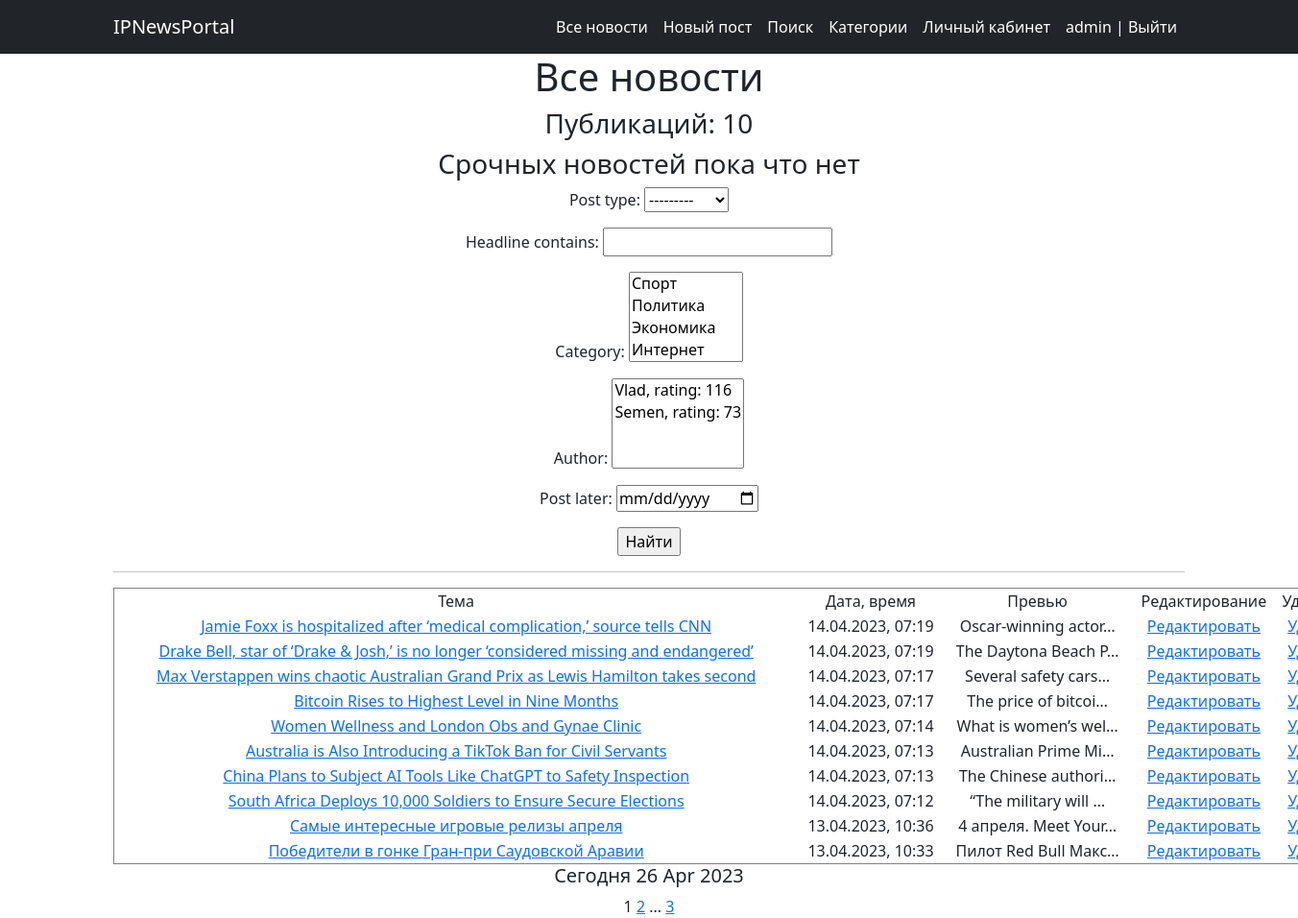
Page /news/ (signed in) on the committed database.
### PortalApp/models.py (models this page shows, shortened)
class Post(models.Model):
    author = models.ForeignKey('Author', on_delete=models.CASCADE)
    post_type = models.CharField(max_length=4, choices=PostType, default=news)
    date_time = models.DateTimeField(auto_now_add=True)
    category = models.ManyToManyField('Category', through='PostCategory')
    headline = models.CharField(max_length=255)
    text = models.TextField()
    rating = models.IntegerField(default=0)

### PortalApp/views.py (the view)
# urls.py: path('', AllNews.as_view(), name='all_posts'),
class AllNews(ListView):
    model = Post
    ordering = '-date_time'
    template_name = 'allnews.html'
    context_object_name = 'all_news'    #обращение
    paginate_by = 10
    def get_queryset(self):
        queryset = super().get_queryset()
        self.filterset = PostFilter(self.request.GET, queryset)
        return self.filterset.qs
    def get_context_data(self, **kwargs):
        context = super().get_context_data(**kwargs)
        context['time_now'] = datetime.utcnow()
        context['breaking_news'] = None
        context['filterset'] = self.filterset
        return context

### PortalApp/models.py (called while the page is built)
    def __str__(self):
        return f'{self.user}, rating: {self.rating}'

    def __str__(self):
        return self.category_name

### PortalApp/templatetags/custom_filters.py (called while the page is built)
@register.filter()
def censor(value):
    if not isinstance(value,str):
        raise ValueError('Тип должен быть строковый')
    bad_words = ['редиска', 'дурак']
    words = value.split()
    for i in range(len(words)):
        word = words[i]
        if word.lower() in bad_words:
            words[i] =words[i][0] + '*' * len(word)
    censored_value = ' '.join(words)
    return censored_value

### PortalApp/templatetags/custom_tags.py (called while the page is built)
@register.simple_tag()
def current_time(format_string='%b %d %Y'):
    return datetime.utcnow().strftime(format_string)

@register.simple_tag(takes_context=True)
def url_replace(context, **kwargs):
    d = context['request'].GET.copy()
    for k, v in kwargs.items():
        d[k] = v
    return d.urlencode()

### templates/allnews.html (shortened to what this page needs)
{% extends 'flatpages/default.html' %}
{% load custom_filters %}
{% load custom_tags %}
{% block content %}
<h1>Все новости</h1>
<h3>Публикаций: {{ all_news|length }}</h3>
<h3> {{ breaking_news|default_if_none:"Срочных новостей пока что нет" }} </h3>
    <form action="" method="get">
           {{ filterset.form.as_p }}
           <input type="submit" value="Найти" />
     </form>
<hr>
{% if all_news %}
    <table border="1" width="1300" style="border-collapse:collapse;">
        <tr>
            <td>Тема</td>
            <td>Дата, время</td>
            <td>Превью</td>
            <td>Редактирование</td>
            <td>Удаление</td>
        </tr>
        {% for all_news in all_news %}
        <tr>
            <td><a href="http://127.0.0.1:8000/news/{{ all_news.pk }}">{{ all_news.headline|censor }}</a></td>
            <td>{{ all_news.date_time|date:"d.m.Y" }}, {{ all_news.date_time|time:"H:i" }}</td>
            <td>{{ all_news.text|truncatechars:20|censor }}</td>
            <td><a href="http://127.0.0.1:8000/news/{{ all_news.pk }}/update/">Редактировать</a></td>
            <td><a href="http://127.0.0.1:8000/news/{{ all_news.pk }}/delete/">Удалить</a></td>
        </tr>
        {% endfor %}
    </table>
<h5>Сегодня {% current_time '%d %b %Y' %}</h5>
{% else %}
<h2>Новостей нет</h2>
{% endif%}
{{ page_obj.number }}
{% if page_obj.has_next %}
    <a href="?{% url_replace page=page_obj.next_page_number %}">{{ page_obj.next_page_number }}</a>
    {% if paginator.num_pages != page_obj.next_page_number %}
        ...
        <a href="?{% url_replace page=page_obj.paginator.num_pages %}">{{ page_obj.paginator.num_pages }}</a>
    {% endif %}
{% endif %}
{% endblock content %}

### templates/flatpages/default.html (shortened to what this page needs)
<!DOCTYPE html>
{% load static %}
<html lang="en">
    <head>
        <link href="{% static 'css/styles.css' %}" rel="stylesheet" />
    </head>
    <body>
        <nav class="navbar navbar-expand-lg navbar-dark bg-dark">
            <div class="container">
                <a class="navbar-brand" href="http://127.0.0.1:8000/news/">IPNewsPortal</a>
                <div class="collapse navbar-collapse" id="navbarSupportedContent">
                    <ul class="navbar-nav ms-auto mb-2 mb-lg-0">
                        <li class="nav-item"><a class="nav-link active" aria-current="page" href="http://127.0.0.1:8000/news">Все новости</a></li>
                        {% if request.user.is_authenticated %} <li class="nav-item"><a class="nav-link active" aria-current="page" href="http://127.0.0.1:8000/news/create">Новый пост</a></li>
                        {% endif %}
                        <li class="nav-item"><a class="nav-link active" aria-current="page" href="http://127.0.0.1:8000/news/search">Поиск</a></li>
                        {% if request.user.is_authenticated %} <li class="nav-item"><a class="nav-link active" aria-current="page" href="http://127.0.0.1:8000/news/categories">Категории</a></li>
                        {% endif %}
                        {% if request.user.is_authenticated %} <li class="nav-item"><a class="nav-link active" aria-current="page" href="http://127.0.0.1:8000">Личный кабинет</a></li>
                        {% endif %}
                        {% if not request.user.is_authenticated %} <li class="nav-item"><a class="nav-link active" aria-current="page" href="http://127.0.0.1:8000/accounts/login/">Вход | allauth</a></li>
                        {% else %} <li class="nav-item"><a class="nav-link active" aria-current="page" href="http://127.0.0.1:8000/accounts/logout/">{{request.user.username}} | Выйти</a></li>
                        {% endif %}
                    </ul>
                </div>
            </div>
        </nav>
        <div class="container">
            <div class="row">
                <div class="col-lg-12 text-center">
                   {% block content %}{% endblock content %}
                </div>
            </div>
        </div>
    </body>
</html>

### rows in the picture
Post: headline|censor "Jamie Foxx is hospitalized after ‘medical complication,’ source tells CNN", date_time "14.04.2023", date_time "07:19", text|censor "Oscar-winning actor…"
Post: headline|censor "Drake Bell, star of ‘Drake & Josh,’ is no longer ‘considered missing and endangered’", date_time "14.04.2023", date_time "07:19", text|censor "The Daytona Beach P…"
Post: headline|censor "Max Verstappen wins chaotic Australian Grand Prix as Lewis Hamilton takes second", date_time "14.04.2023", date_time "07:17", text|censor "Several safety cars…"
Post: headline|censor "Bitcoin Rises to Highest Level in Nine Months", date_time "14.04.2023", date_time "07:17", text|censor "The price of bitcoi…"
Post: headline|censor "Women Wellness and London Obs and Gynae Clinic", date_time "14.04.2023", date_time "07:14", text|censor "What is women’s wel…"
Post: headline|censor "Australia is Also Introducing a TikTok Ban for Civil Servants", date_time "14.04.2023", date_time "07:13", text|censor "Australian Prime Mi…"
Post: headline|censor "China Plans to Subject AI Tools Like ChatGPT to Safety Inspection", date_time "14.04.2023", date_time "07:13", text|censor "The Chinese authori…"
Post: headline|censor "South Africa Deploys 10,000 Soldiers to Ensure Secure Elections", date_time "14.04.2023", date_time "07:12", text|censor "“The military will …"
Post: headline|censor "Самые интересные игровые релизы апреля", date_time "13.04.2023", date_time "10:36", text|censor "4 апреля. Meet Your…"
Post: headline|censor "Победители в гонке Гран-при Саудовской Аравии", date_time "13.04.2023", date_time "10:33", text|censor "Пилот Red Bull Макс…"

### other values in the picture
{{ request.user.username }} "admin"
{{ all_news|length }} "10"
{{ breaking_news|default_if_none:"Срочных новостей пока что нет" }} "Срочных новостей пока что нет"
{{ page_obj.number }} "1"
{{ page_obj.next_page_number }} "2"
{{ page_obj.paginator.num_pages }} "3"
